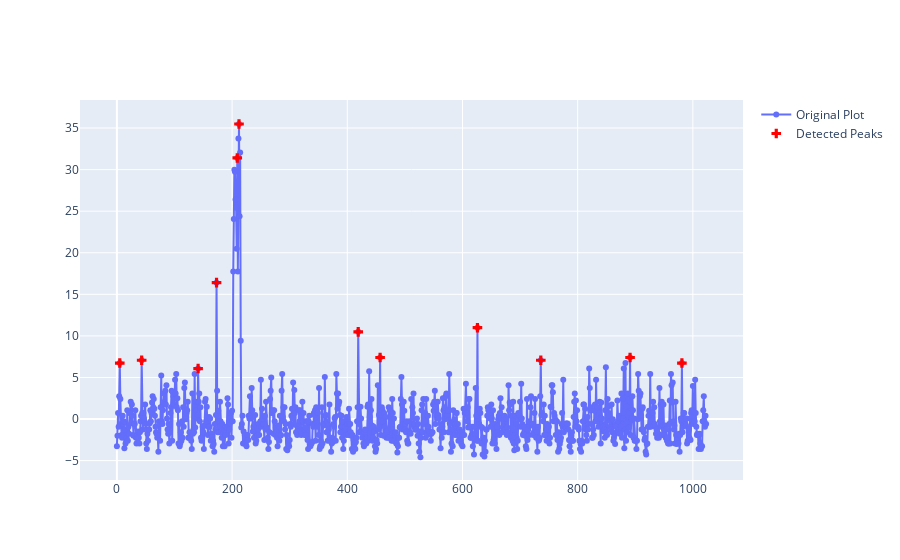

The code cell stored with this chart in its notebook:
### Code cell
fig = go.Figure()
fig.add_trace(go.Scatter(
    y=time_series,
    mode='lines+markers',
    name='Original Plot'
))
fig.add_trace(go.Scatter(
    x=indices,
    y=[time_series[j] for j in indices],
    mode='markers',
    marker=dict(
        size=8,
        color='red',
        symbol='cross'
    ),
    name='Detected Peaks'
))

fig.show()

### Figure 1 — Plotly figure (JSON) as saved in the notebook; plotly's stock layout.template omitted (floating-point values rounded to 4 significant figures; data arrays with more than 128 entries replaced by an {"elided": "..."} marker saying what was removed)
{"data": [{"mode": "lines+markers", "name": "Original Plot", "type": "scatter", "y": {"elided": "1024 float values"}}, {"marker": {"color": "red", "size": 8, "symbol": "cross"}, "mode": "markers", "name": "Detected Peaks", "type": "scatter", "x": [5, 43, 141, 173, 209, 212, 419, 457, 626, 736, 891, 981], "y": [6.736, 7.069, 6.069, 16.4, 31.4, 35.49, 10.49, 7.403, 10.99, 7.069, 7.403, 6.736]}], "layout": {}}
